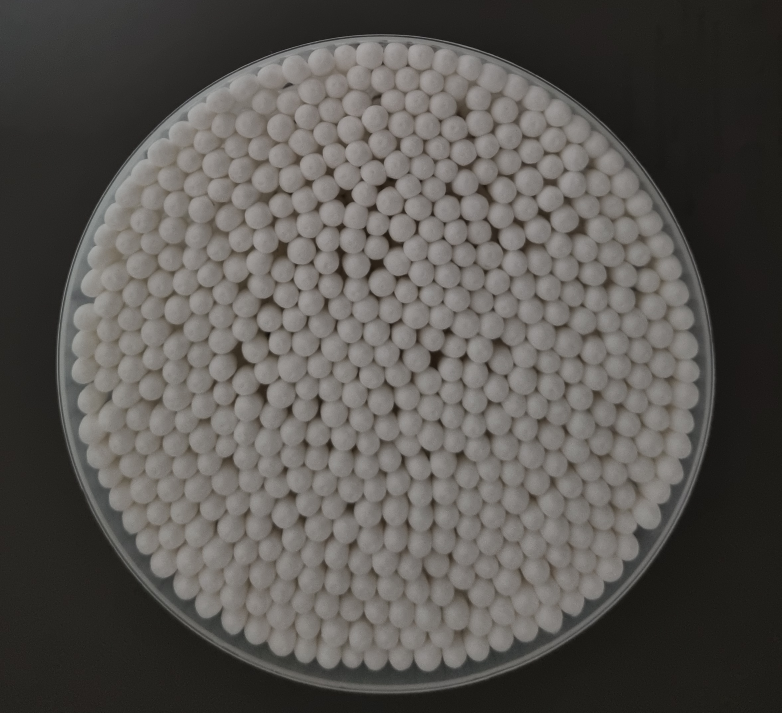
#> input picture swab.jpg, 2346 x 2138 px (shown at 1/3 size)
$ python main.py
#> lines starting #> are read from the running program, lines starting #| are printed output that depends on the picture; after the words box and inside, x2 and y2 are one past the last pixel; in counts of white or black regions, pixels touching at a corner belong together
### utils.py
import cv2
import numpy as np

def calPixelmean(img):
  black_mask = np.all(img == [0, 0, 0], axis=-1)
  white_mask=~black_mask
  a=np.sum(white_mask)
  if a!=0:                # 검은색 이미지가 아닌 경우에만 진행
    b=np.sum(img)
    x=b/a/3
  else: x=0
  return x

def hsvCorrection(img, num_divisions=6):
  """
  이미지를 25등분하여 각 부분을 저장하는 함수

  Args:
    img: 마스킹된 이미지
    num_divisions: 가로/세로 등분 수 (기본값 6)
  """

  height, width, _ = img.shape

  # 각 부분의 높이와 너비 계산
  part_height = height // num_divisions
  part_width = width // num_divisions
  merged_img = np.zeros((height, width), dtype=np.uint8)

  for i in range(num_divisions):
    for j in range(num_divisions):
      # 각 부분의 좌상단, 우하단 좌표 계산
      y1 = i * part_height
      y2 = (i + 1) * part_height
      x1 = j * part_width
      x2 = (j + 1) * part_width

      # 이미지 자르기
      part_img = img[y1:y2, x1:x2]
      part_img_lst=removePartEdge(part_img)
      if len(part_img_lst)==1:
        hsv_cor_part_img=hsvTF(part_img_lst[0])
      else:
        hsv_cor_part_img=cv2.add(hsvTF(part_img_lst[0]),hsvTF2(part_img_lst[1]))
      merged_img[y1:y2, x1:x2]=hsv_cor_part_img
  return merged_img


def hsvTF(mask_img):
  '''
  hsv 보정 이미지 추출
  '''
  x = calPixelmean(mask_img)
  if x!=0:                # 검은색 이미지가 아닌 경우에만 진행
    hsv_image = cv2.cvtColor(mask_img, cv2.COLOR_BGR2HSV)
    v_high=1.11*x+40.25
    v_low=0.79*x+20.36
    s_low=0.5
    s_high=40

    lower_hsv = np.array([0, s_low, v_low])  # H / S / V
    upper_hsv = np.array([180, s_high, v_high])  # H / S / V
    correction_img = cv2.inRange(hsv_image, lower_hsv, upper_hsv)
  else:
    correction_img=cv2.cvtColor(mask_img,cv2.COLOR_BGR2GRAY)
  return correction_img

def hsvTF2(mask_img):
  '''
  hsv 보정 이미지 추출
  '''
  x = calPixelmean(mask_img)
  if x!=0:                # 검은색 이미지가 아닌 경우에만 진행
    hsv_image = cv2.cvtColor(mask_img, cv2.COLOR_BGR2HSV)
    v_high=0.88*x+100.60
    v_low=0.78*x+66.80
    s_low=0.5
    s_high=35

    lower_hsv = np.array([0, s_low, v_low])  # H / S / V
    upper_hsv = np.array([180, s_high, v_high])  # H / S / V
    correction_img = cv2.inRange(hsv_image, lower_hsv, upper_hsv)
  else:
      correction_img=cv2.cvtColor(mask_img,cv2.COLOR_BGR2GRAY)
  return correction_img


def removePartEdge(part_img):
  black_mask = np.all(part_img == [0, 0, 0], axis=-1)
  white_mask=~black_mask
  if np.sum(white_mask)==0:
    return [part_img]
  else:
    rate=np.sum(black_mask)/np.sum(white_mask)
  if rate>=0.05:
      gray_part_img=cv2.cvtColor(part_img,cv2.COLOR_BGR2GRAY)
      _, bin_part_img=cv2.threshold(gray_part_img,1,255,cv2.THRESH_BINARY)
      kernel=np.ones((3,3),np.uint8)
      bin_part_img=cv2.morphologyEx(bin_part_img,cv2.MORPH_OPEN, kernel, iterations=1)
      bin_part_img=cv2.morphologyEx(bin_part_img,cv2.MORPH_CLOSE, kernel, iterations=1)
      bin_part_img2=cv2.morphologyEx(bin_part_img,cv2.MORPH_ERODE, kernel, iterations=20)
      mask=cv2.subtract(bin_part_img,bin_part_img2)

      mask = mask > 0
      masked_img = np.zeros_like(part_img)
      masked_img[mask] = part_img[mask]
      bin_part_img2=bin_part_img2>0
      masked2_img = np.zeros_like(part_img)
      masked2_img[bin_part_img2] = part_img[bin_part_img2]

      x1 = calPixelmean(masked_img)
      x2 = calPixelmean(masked2_img)


      if x1<(x2*0.80):      # 1에 가까울수록 테두리 별도보정을 많이 하게 됨
          return [masked2_img, masked_img]    #  [면봉 부분, 필요없는 부분]
      else: return [part_img]
  else: return [part_img]


def removeEdge(bw_img, thres=50):
  '''
  엣지를 제거한 정제된 이진 이미지 추출
  '''
  _, bin_img=cv2.threshold(bw_img,thres,255,cv2.THRESH_BINARY)
  edges = cv2.Canny(bin_img, 150, 255)
  kernel=np.ones((3,3),np.uint8)
  edges=cv2.morphologyEx(edges,cv2.MORPH_DILATE, kernel, iterations=2)
  fine_img=cv2.subtract(bin_img,edges)
  fine_img=cv2.morphologyEx(fine_img,cv2.MORPH_CLOSE, kernel, iterations=2)
  return fine_img

def preprocess(img, margin_px=50):
  '''
  원검출 하기 쉬운 이미지로 사이즈를 조절
  '''
  bw_img=cv2.cvtColor(img, cv2.COLOR_BGR2GRAY)

  # 원본이미지에서 테두리 원검출
  blurred = cv2.GaussianBlur(bw_img, (5, 5), 0)
  _, threshold = cv2.threshold(blurred, 100, 255, cv2.THRESH_BINARY)
  contours, _ = cv2.findContours(threshold, cv2.RETR_EXTERNAL, cv2.CHAIN_APPROX_SIMPLE)
  largest_contour = max(contours, key=cv2.contourArea)
  (x, y), radius = cv2.minEnclosingCircle(largest_contour)

  adjusted_radius = radius * 1.03
  mask = np.zeros(img.shape[:2], dtype="uint8")
  cv2.circle(mask, (int(x), int(y)), int(adjusted_radius), 255, -1)
  masked_image = cv2.bitwise_and(bw_img, bw_img, mask=~mask)

  # 검출된 테두리 원 바깥쪽의 최대 픽셀값 탐색
  adjusted_img=cv2.subtract(bw_img,int(np.max(masked_image)))
  adjusted_img=cv2.multiply(adjusted_img, int(255/np.max(adjusted_img)))
  _, bin_img=cv2.threshold(adjusted_img,30,255,cv2.THRESH_BINARY)


  # 이미지에서 흰색 픽셀의 좌표 찾기
  white_pixels = np.argwhere(bin_img == 255)
  x_coords, y_coords = white_pixels[:, 1], white_pixels[:, 0]
  width = x_coords.max() - x_coords.min() + 1
  height = y_coords.max() - y_coords.min() + 1


  if y_coords.min()-margin_px < 0 or x_coords.min()-margin_px < 0 or y_coords.min()+height+margin_px > img.shape[0] or x_coords.min()+width+margin_px > img.shape[1] :
    crop_size=(y_coords.min(), y_coords.min()+height,
                x_coords.min(), x_coords.min()+width)
  else:
    crop_size=(y_coords.min()-margin_px, y_coords.min()+height+margin_px,
              x_coords.min()-margin_px, x_coords.min()+width+margin_px)


  crop_image=img[crop_size[0] : crop_size[1],
                  crop_size[2] : crop_size[3]]

  ratio=width/height
  resize=(1000, int(1000*ratio))
  resized_img=cv2.resize(crop_image, resize)

  return resized_img

def masking(img, radius_ratio:float=0.98, thresh:int=100):
  '''
  배경을 없애는 마스킹 작업
  '''

  bw_img=cv2.cvtColor(img, cv2.COLOR_BGR2GRAY)
  blurred = cv2.GaussianBlur(bw_img, (5, 5), 0)
  _, threshold = cv2.threshold(blurred, thresh, 255, cv2.THRESH_BINARY)
  contours, _ = cv2.findContours(threshold, cv2.RETR_EXTERNAL, cv2.CHAIN_APPROX_SIMPLE)
  largest_contour = max(contours, key=cv2.contourArea)
  (x, y), radius = cv2.minEnclosingCircle(largest_contour)


  adjusted_radius = radius * radius_ratio

  # 마스크 초기화 (1000x1000 크기의 검은색 배열 생성)
  mask = np.zeros(img.shape[:2], dtype="uint8")

  # 마스크에 원 그리기 (줄인 반지름으로 원 그리기)
  cv2.circle(mask, (int(x), int(y)), int(adjusted_radius), 255, -1)

  # 원형 마스크 적용 (비트 연산 사용)
  masked_image = cv2.bitwise_and(img, img, mask=mask)

  return masked_image

def centroidExtract(fine_img, kernel_size=19, margin=0.5):
  '''
  가우시안 블러 기반 면봉 중심점 추출
  '''
  blurred_img = cv2.GaussianBlur(fine_img.astype(np.float32), (kernel_size, kernel_size), 0)
  maximum_value=np.max(blurred_img)
  matching_pixels = np.where(blurred_img >= maximum_value-margin)

  # 좌표 목록 생성 (행, 열 순서)
  coor = np.row_stack(matching_pixels)

  background = np.zeros(shape=fine_img.shape, dtype=np.uint8) # type: ignore
  for x, y in zip(coor[1],coor[0]):
      background[y, x]=255

  num_labels, labels, stats, centroids = cv2.connectedComponentsWithStats(background)
  unique_centroids=remove_close_points(centroids[1:], 25)
  return unique_centroids, stats, labels, background

def remove_close_points(points, threshold):
  """
  2차원 좌표 배열에서 서로 가까운 점들을 제거합니다.

  Args:
    points: 2차원 좌표 배열 (shape: (n, 2))
    threshold: 두 점 사이의 거리 임계값

  Returns:
    가까운 점들이 제거된 좌표 배열
  """

  keep_indices = np.ones(len(points), dtype=bool)
  for i in range(len(points)):
    if keep_indices[i]:
      for j in range(i + 1, len(points)):
        if keep_indices[j] and np.linalg.norm(points[i] - points[j]) < threshold:
          keep_indices[j] = False
  return points[keep_indices]


def skeletonize(background, stats, labels):
  sizes = stats[1:, cv2.CC_STAT_AREA]  # 첫 번째 객체는 배경이므로 제외
  mean_size = np.mean(sizes)

  background2 = np.zeros_like(background)
  for i in range(1, len(stats)):  # 배경(라벨 0) 제외
    area = stats[i, cv2.CC_STAT_AREA]
    if area >= mean_size*1.5:
      background2[labels == i] = 255

  dst = cv2.distanceTransform(background2, cv2.DIST_L2, 5)
  # 거리 값을 0 ~ 255 범위로 정규화 ---②
  dst = (dst/(dst.max()-dst.min()) * 255).astype(np.uint8)
  # 거리 값에 쓰레시홀드로 완전한 뼈대 찾기 ---③
  skeleton = cv2.adaptiveThreshold(dst, 255, cv2.ADAPTIVE_THRESH_GAUSSIAN_C, cv2.THRESH_BINARY, 7, -3)
  kernel=np.ones((3,3),np.uint8)

  dilate_skeleton=cv2.morphologyEx(skeleton,cv2.MORPH_DILATE, kernel, iterations=2)
  return dilate_skeleton


def remove_duplicate_centroids(centroids1, centroids2, threshold):
    """
    centroids1과 centroids2에서 중복된 좌표를 제거합니다.
    centroids1의 각 좌표와 centroids2의 각 좌표를 비교해 임계값 내에 있는 경우 centroids1에서 해당 좌표를 제거합니다.

    Args:
      centroids1: 첫 번째 좌표 배열 (shape: (n, 2))
      centroids2: 두 번째 좌표 배열 (shape: (m, 2))
      threshold: 두 좌표 간의 거리 임계값

    Returns:
      중복된 좌표가 제거된 centroids1 배열
    """
    # 유지할 centroids1의 인덱스를 추적하는 리스트
    keep_indices = np.ones(len(centroids1), dtype=bool)

    # centroids1과 centroids2의 각 좌표 비교
    for i in range(len(centroids1)):
        for j in range(len(centroids2)):
            distance = np.linalg.norm(centroids1[i] - centroids2[j])  # 두 좌표 간의 거리 계산
            if distance < threshold:  # 거리가 임계값보다 작으면 중복된 것으로 간주
                keep_indices[i] = False  # 해당 좌표를 제거하기 위해 False로 설정
                break  # 중복이 확인되면 더 이상 비교할 필요 없으므로 반복문 종료

    # 중복된 좌표가 제거된 centroids1 반환
    return centroids1[keep_indices]
# centroids3 = remove_duplicate_centroids(centroids1, centroids2, 25)

### main.py
# 라이브러리 불러오기
import cv2
from utils import *
import time

# 이미지 열기
filename = "swab.jpg" # 입력 이미지 파일명을 적으세요.
img = cv2.imread(filename, cv2.IMREAD_COLOR)
#> img is the input picture: shape (2138, 2346, 3); mean B, G, R 82.1, 85.9, 88.8


start = time.time()
img = preprocess(img, margin_px=30)
#> in preprocess, `_, threshold = cv2.threshold(blurred, 100, 255, cv2.THRESH_BINARY)`:
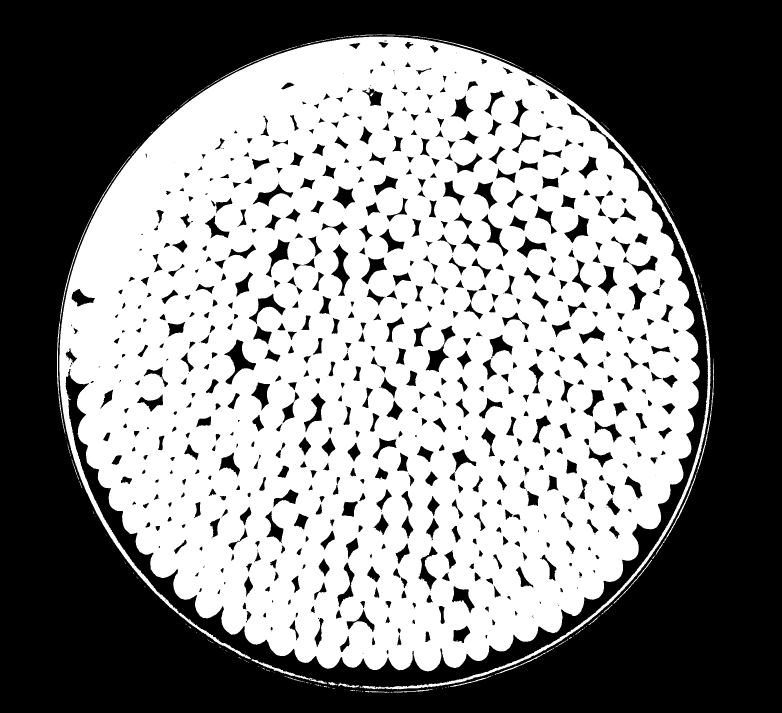
#> threshold: shape (2138, 2346) (shown at 1/3 size); 51.2% white; 716 black regions (121 under 20 px)
#> in preprocess, `contours, _ = cv2.findContours(threshold, cv2.RETR_EXTERNAL, cv2.CHAIN..`: contours = 159 contours, 135 with area under 20; largest, box (x1, y1, x2, y2) and area: (178, 110, 2132, 2068) 2846468, (171, 467, 392, 1302) 1398, (754, 1977, 981, 2051) 1218, (2089, 1076, 2142, 1421) 564, (1989, 1422, 2089, 1629) 540
#> in preprocess, `largest_contour = max(contours, key=cv2.contourArea)`: largest_contour = contour of 7075 points, box (x1, y1, x2, y2) (178, 110, 2132, 2068), area 2846468
#> in preprocess, `(x, y), radius = cv2.minEnclosingCircle(largest_contour)`: x = 1158.8; y = 1089.5; radius = 983.8
#> in preprocess, `adjusted_radius = radius * 1.03`: adjusted_radius = 1013.3
#> in preprocess, `white_pixels = np.argwhere(bin_img == 255)`: white_pixels = 2617148 pairs, first value 103 to 2078, second value 170 to 2142
#> in preprocess, `width = x_coords.max() - x_coords.min() + 1`: width = 1973
#> in preprocess, `height = y_coords.max() - y_coords.min() + 1`: height = 1976
#> in preprocess, `crop_size=(y_coords.min()-margin_px, y_coords.min()+height+margin_px, ..`: crop_size = (73, 2109, 140, 2173)
#> in preprocess, `crop_image=img[crop_size[0] : crop_size[1], crop_size[2] : crop_size[3]]`:
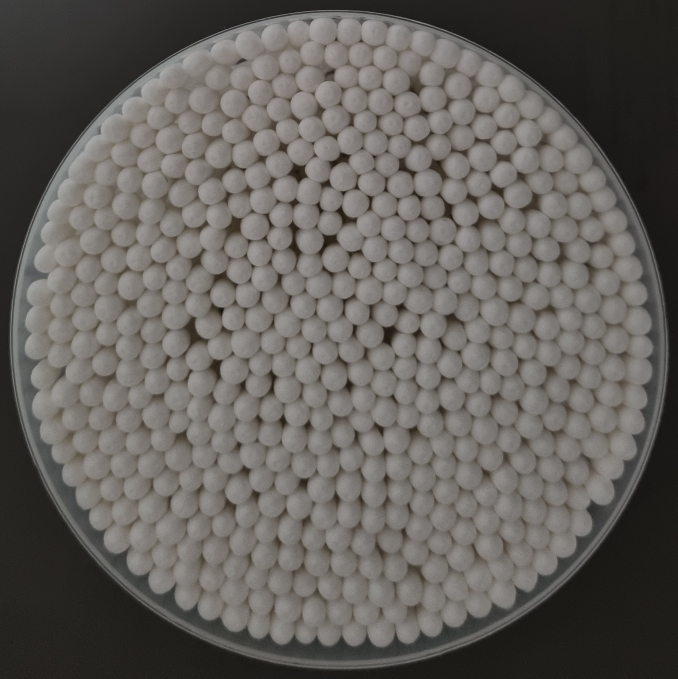
#> crop_image: shape (2036, 2033, 3) (shown at 1/3 size); mean B, G, R 92.6, 96.6, 100
#> in preprocess, `ratio=width/height`: ratio = 0.998
#> in preprocess, `resize=(1000, int(1000*ratio))`: resize = (1000, 998)
mask_img = masking(img, radius_ratio=0.97, thresh=100)
#> in masking, `_, threshold = cv2.threshold(blurred, thresh, 255, cv2.THRESH_BINARY)`:
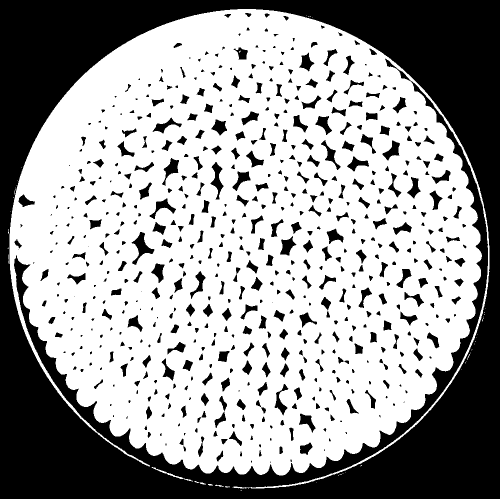
#> threshold: shape (998, 1000) (shown at 1/2 size); 61.9% white; 615 black regions (86 under 20 px)
#> in masking, `contours, _ = cv2.findContours(threshold, cv2.RETR_EXTERNAL, cv2.CHAIN..`: contours = 44 contours, 42 with area under 20; largest, box (x1, y1, x2, y2) and area: (19, 18, 979, 977) 683850, (303, 934, 386, 963) 148
#> in masking, `largest_contour = max(contours, key=cv2.contourArea)`: largest_contour = contour of 3292 points, box (x1, y1, x2, y2) (19, 18, 979, 977), area 683850
#> in masking, `(x, y), radius = cv2.minEnclosingCircle(largest_contour)`: x = 499.5; y = 499; radius = 482.9
#> in masking, `adjusted_radius = radius * radius_ratio`: adjusted_radius = 468.4
hsv_correction_img = hsvCorrection(mask_img)
#> the loop in hsvCorrection, `for i in range(num_divisions):` made 6 passes
fine_img = removeEdge(hsv_correction_img, thres=50)
centroids1, stats, labels, background = centroidExtract(fine_img, kernel_size=19, margin=1.5)
#> in centroidExtract, `blurred_img = cv2.GaussianBlur(fine_img.astype(np.float32), (kernel_si..`:
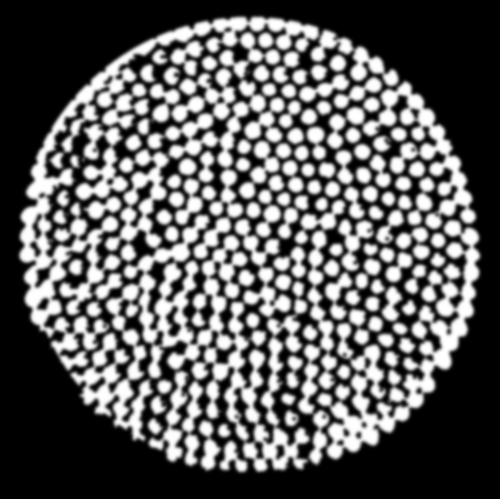
#> blurred_img: shape (998, 1000) float32 (shown at 1/2 size); min 0, max 255, mean 93.3
#> in centroidExtract, `maximum_value=np.max(blurred_img)`: maximum_value = 255
#> in centroidExtract, `matching_pixels = np.where(blurred_img >= maximum_value-margin)`: matching_pixels = 64152 positions, rows 42 to 934, columns 47 to 950
#> the loop in centroidExtract, `for x, y in zip(coor[1],coor[0]):` made 64152 passes
#> (x, y) on passes 1 to 3: (471, 42), (472, 42), (473, 42)
#> in centroidExtract, `num_labels, labels, stats, centroids = cv2.connectedComponentsWithStat..`:
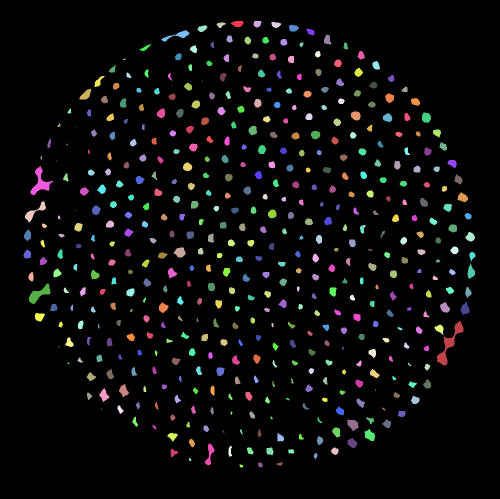
#> labels: shape (998, 1000) int32 (shown at 1/2 size); 487 distinct labels, from 0 to 486; one colour per label, 0 black
#> in centroidExtract, `num_labels, labels, stats, centroids = cv2.connectedComponentsWithStat..`: num_labels = 487; stats = 487 rows, first 6: [0, 0, 1000, 998, 933848], [462, 42, 25, 12, 230], [507, 42, 16, 13, 166], [433, 45, 19, 11, 123], [543, 44, 19, 12, 168], [395, 51, 20, 13, 179]; centroids = 487 pairs, first value 54.44 to 943.9, second value 47.03 to 931.4
#> in centroidExtract, `unique_centroids=remove_close_points(centroids[1:], 25)`: unique_centroids = 484 pairs, first value 54.44 to 943.9, second value 47.03 to 931.4
#> centroids1 has the same summary as unique_centroids in centroidExtract
skeleton = skeletonize(background, stats, labels)
#> in skeletonize, `sizes = stats[1:, cv2.CC_STAT_AREA]`: sizes = 486 values, max 1200 at index 352, min 2 at index 96, mean 132
#> in skeletonize, `mean_size = np.mean(sizes)`: mean_size = 132
#> the loop in skeletonize, `for i in range(1, len(stats)):` made 486 passes
#> area on passes 1 to 3: 230, 166, 123
centroids2, stats, labels, background2 = centroidExtract(skeleton, kernel_size=11, margin=5.5)
#> call 2 of centroidExtract, with kernel_size = 11, margin = 5.5
#> in centroidExtract (call 2), `matching_pixels = np.where(blurred_img >= maximum_value-margin)`: matching_pixels = 8119 positions, rows 44 to 928, columns 49 to 947
#> the loop in centroidExtract (call 2), `for x, y in zip(coor[1],coor[0]):` made 8119 passes
#> (x, y) on passes 1 to 3: (469, 44), (470, 44), (471, 44)
#> after the loop in centroidExtract (call 2), `for x, y in zip(coor[1],coor[0]):`:
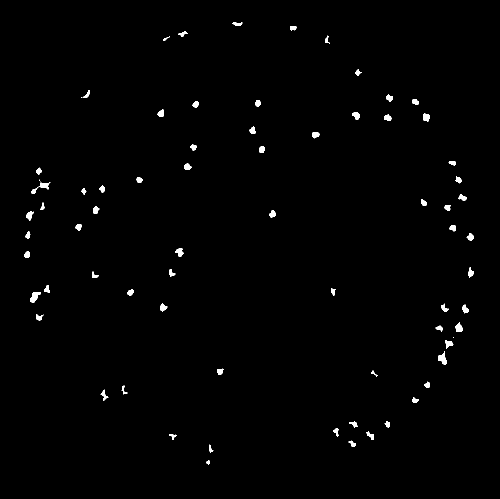
#> background: shape (998, 1000) (shown at 1/2 size); 0.81% white; 72 white regions (3 under 20 px), largest, box (x1, y1, x2, y2) and area: (60, 584, 82, 606) 254, (63, 365, 101, 388) 253, (876, 702, 893, 729) 252
#> in centroidExtract (call 2), `num_labels, labels, stats, centroids = cv2.connectedComponentsWithStat..`: num_labels = 73; stats = 73 rows, first 6: [0, 0, 1000, 998, 989881], [465, 44, 20, 8, 89], [580, 52, 14, 9, 99], [356, 63, 20, 11, 99], [650, 71, 10, 16, 69], [326, 73, 14, 8, 38]; centroids = 73 pairs, first value 53.84 to 941.1, second value 47.48 to 924.4
#> the loop in remove_close_points (call 2), `for i in range(len(points)):` made 72 passes
#> in centroidExtract (call 2), `unique_centroids=remove_close_points(centroids[1:], 25)`: unique_centroids = 69 pairs, first value 53.84 to 941.1, second value 47.48 to 924.4
#> centroids2 has the same summary as unique_centroids in centroidExtract
centroids1 = remove_duplicate_centroids(centroids1, centroids2, 25)
#> centroids1 = 422 pairs, first value 61.98 to 943.9, second value 47.3 to 931.4
centroids = np.vstack((centroids1,centroids2))
#> centroids = 491 pairs, first value 53.84 to 943.9, second value 47.3 to 931.4

img_vis=img.copy()
overlay = img_vis.copy()
alpha=0.3
for i in centroids.astype(np.int16):
    cv2.circle(overlay, (i[0], i[1]), 18, (60, 60, 200, int(alpha * 255)), -1)
#> this loop made 491 passes
#> i on passes 1 to 3: [514, 47], [441, 49], [551, 49]
cv2.addWeighted(overlay, alpha, img_vis, 1 - alpha, 0, img_vis)


for i in centroids.astype(np.int16):
    cv2.circle(img_vis, (i[0], i[1]), 18, (40, 40, 255), 2)
#> img_vis: shape (998, 1000, 3); mean B, G, R 73.8, 76.5, 129

print(centroids)
#> (printed output is left out)

cv2.putText(img_vis,'COUNT: '+str(len(centroids)), (10,50), fontFace=cv2.FONT_HERSHEY_PLAIN, fontScale=3, color=(255,255,255))
#> img_vis: shape (998, 1000, 3); mean B, G, R 73.9, 76.6, 129.1
cv2.putText(img_vis, filename, (10,img_vis.shape[0]-10), fontFace=cv2.FONT_HERSHEY_PLAIN, fontScale=2, color=(255,255,255))
#> img_vis: shape (998, 1000, 3); mean B, G, R 74, 76.7, 129.2
cv2.putText(img_vis, str(round(time.time() - start,3))+'sec', (10,img_vis.shape[0]-50), fontFace=cv2.FONT_HERSHEY_PLAIN, fontScale=2, color=(255,255,255))
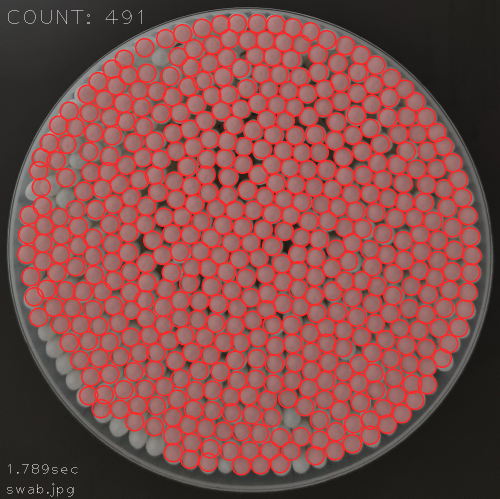
#> img_vis: shape (998, 1000, 3) (shown at 1/2 size); mean B, G, R 74, 76.7, 129.3


cv2.imshow('visualization', img_vis) # 시각화
cv2.waitKey(0)
cv2.destroyAllWindows()
